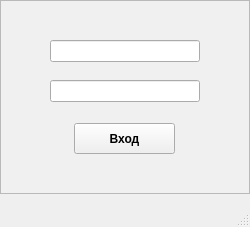
<?xml version="1.0" encoding="UTF-8"?>
<ui version="4.0">
 <class>MainWindow</class>
 <widget class="QMainWindow" name="MainWindow">
  <property name="geometry">
   <rect>
    <x>0</x>
    <y>0</y>
    <width>250</width>
    <height>227</height>
   </rect>
  </property>
  <property name="windowTitle">
   <string>MainWindow</string>
  </property>
  <widget class="QWidget" name="centralwidget">
   <widget class="QFrame" name="frame">
    <property name="geometry">
     <rect>
      <x>0</x>
      <y>0</y>
      <width>250</width>
      <height>194</height>
     </rect>
    </property>
    <property name="palette">
     <palette>
      <active>
       <colorrole role="WindowText">
        <brush brushstyle="SolidPattern">
         <color alpha="255">
          <red>0</red>
          <green>0</green>
          <blue>0</blue>
         </color>
        </brush>
       </colorrole>
       <colorrole role="Button">
        <brush brushstyle="SolidPattern">
         <color alpha="255">
          <red>255</red>
          <green>255</green>
          <blue>255</blue>
         </color>
        </brush>
       </colorrole>
       <colorrole role="Light">
        <brush brushstyle="SolidPattern">
         <color alpha="255">
          <red>255</red>
          <green>255</green>
          <blue>255</blue>
         </color>
        </brush>
       </colorrole>
       <colorrole role="Midlight">
        <brush brushstyle="SolidPattern">
         <color alpha="255">
          <red>255</red>
          <green>255</green>
          <blue>255</blue>
         </color>
        </brush>
       </colorrole>
       <colorrole role="Dark">
        <brush brushstyle="SolidPattern">
         <color alpha="255">
          <red>127</red>
          <green>127</green>
          <blue>127</blue>
         </color>
        </brush>
       </colorrole>
       <colorrole role="Mid">
        <brush brushstyle="SolidPattern">
         <color alpha="255">
          <red>170</red>
          <green>170</green>
          <blue>170</blue>
         </color>
        </brush>
       </colorrole>
       <colorrole role="Text">
        <brush brushstyle="SolidPattern">
         <color alpha="255">
          <red>0</red>
          <green>0</green>
          <blue>0</blue>
         </color>
        </brush>
       </colorrole>
       <colorrole role="BrightText">
        <brush brushstyle="SolidPattern">
         <color alpha="255">
          <red>255</red>
          <green>255</green>
          <blue>255</blue>
         </color>
        </brush>
       </colorrole>
       <colorrole role="ButtonText">
        <brush brushstyle="SolidPattern">
         <color alpha="255">
          <red>0</red>
          <green>0</green>
          <blue>0</blue>
         </color>
        </brush>
       </colorrole>
       <colorrole role="Base">
        <brush brushstyle="SolidPattern">
         <color alpha="255">
          <red>255</red>
          <green>255</green>
          <blue>255</blue>
         </color>
        </brush>
       </colorrole>
       <colorrole role="Window">
        <brush brushstyle="SolidPattern">
         <color alpha="255">
          <red>255</red>
          <green>255</green>
          <blue>255</blue>
         </color>
        </brush>
       </colorrole>
       <colorrole role="Shadow">
        <brush brushstyle="SolidPattern">
         <color alpha="255">
          <red>0</red>
          <green>0</green>
          <blue>0</blue>
         </color>
        </brush>
       </colorrole>
       <colorrole role="AlternateBase">
        <brush brushstyle="SolidPattern">
         <color alpha="255">
          <red>255</red>
          <green>255</green>
          <blue>255</blue>
         </color>
        </brush>
       </colorrole>
       <colorrole role="ToolTipBase">
        <brush brushstyle="SolidPattern">
         <color alpha="255">
          <red>255</red>
          <green>255</green>
          <blue>220</blue>
         </color>
        </brush>
       </colorrole>
       <colorrole role="ToolTipText">
        <brush brushstyle="SolidPattern">
         <color alpha="255">
          <red>0</red>
          <green>0</green>
          <blue>0</blue>
         </color>
        </brush>
       </colorrole>
       <colorrole role="PlaceholderText">
        <brush brushstyle="NoBrush">
         <color alpha="128">
          <red>0</red>
          <green>0</green>
          <blue>0</blue>
         </color>
        </brush>
       </colorrole>
      </active>
      <inactive>
       <colorrole role="WindowText">
        <brush brushstyle="SolidPattern">
         <color alpha="255">
          <red>0</red>
          <green>0</green>
          <blue>0</blue>
         </color>
        </brush>
       </colorrole>
       <colorrole role="Button">
        <brush brushstyle="SolidPattern">
         <color alpha="255">
          <red>240</red>
          <green>240</green>
          <blue>240</blue>
         </color>
        </brush>
       </colorrole>
       <colorrole role="Light">
        <brush brushstyle="SolidPattern">
         <color alpha="255">
          <red>255</red>
          <green>255</green>
          <blue>255</blue>
         </color>
        </brush>
       </colorrole>
       <colorrole role="Midlight">
        <brush brushstyle="SolidPattern">
         <color alpha="255">
          <red>227</red>
          <green>227</green>
          <blue>227</blue>
         </color>
        </brush>
       </colorrole>
       <colorrole role="Dark">
        <brush brushstyle="SolidPattern">
         <color alpha="255">
          <red>160</red>
          <green>160</green>
          <blue>160</blue>
         </color>
        </brush>
       </colorrole>
       <colorrole role="Mid">
        <brush brushstyle="SolidPattern">
         <color alpha="255">
          <red>160</red>
          <green>160</green>
          <blue>160</blue>
         </color>
        </brush>
       </colorrole>
       <colorrole role="Text">
        <brush brushstyle="SolidPattern">
         <color alpha="255">
          <red>0</red>
          <green>0</green>
          <blue>0</blue>
         </color>
        </brush>
       </colorrole>
       <colorrole role="BrightText">
        <brush brushstyle="SolidPattern">
         <color alpha="255">
          <red>255</red>
          <green>255</green>
          <blue>255</blue>
         </color>
        </brush>
       </colorrole>
       <colorrole role="ButtonText">
        <brush brushstyle="SolidPattern">
         <color alpha="255">
          <red>0</red>
          <green>0</green>
          <blue>0</blue>
         </color>
        </brush>
       </colorrole>
       <colorrole role="Base">
        <brush brushstyle="SolidPattern">
         <color alpha="255">
          <red>255</red>
          <green>255</green>
          <blue>255</blue>
         </color>
        </brush>
       </colorrole>
       <colorrole role="Window">
        <brush brushstyle="SolidPattern">
         <color alpha="255">
          <red>240</red>
          <green>240</green>
          <blue>240</blue>
         </color>
        </brush>
       </colorrole>
       <colorrole role="Shadow">
        <brush brushstyle="SolidPattern">
         <color alpha="255">
          <red>105</red>
          <green>105</green>
          <blue>105</blue>
         </color>
        </brush>
       </colorrole>
       <colorrole role="AlternateBase">
        <brush brushstyle="SolidPattern">
         <color alpha="255">
          <red>245</red>
          <green>245</green>
          <blue>245</blue>
         </color>
        </brush>
       </colorrole>
       <colorrole role="ToolTipBase">
        <brush brushstyle="SolidPattern">
         <color alpha="255">
          <red>255</red>
          <green>255</green>
          <blue>220</blue>
         </color>
        </brush>
       </colorrole>
       <colorrole role="ToolTipText">
        <brush brushstyle="SolidPattern">
         <color alpha="255">
          <red>0</red>
          <green>0</green>
          <blue>0</blue>
         </color>
        </brush>
       </colorrole>
       <colorrole role="PlaceholderText">
        <brush brushstyle="NoBrush">
         <color alpha="128">
          <red>0</red>
          <green>0</green>
          <blue>0</blue>
         </color>
        </brush>
       </colorrole>
      </inactive>
      <disabled>
       <colorrole role="WindowText">
        <brush brushstyle="SolidPattern">
         <color alpha="255">
          <red>127</red>
          <green>127</green>
          <blue>127</blue>
         </color>
        </brush>
       </colorrole>
       <colorrole role="Button">
        <brush brushstyle="SolidPattern">
         <color alpha="255">
          <red>255</red>
          <green>255</green>
          <blue>255</blue>
         </color>
        </brush>
       </colorrole>
       <colorrole role="Light">
        <brush brushstyle="SolidPattern">
         <color alpha="255">
          <red>255</red>
          <green>255</green>
          <blue>255</blue>
         </color>
        </brush>
       </colorrole>
       <colorrole role="Midlight">
        <brush brushstyle="SolidPattern">
         <color alpha="255">
          <red>255</red>
          <green>255</green>
          <blue>255</blue>
         </color>
        </brush>
       </colorrole>
       <colorrole role="Dark">
        <brush brushstyle="SolidPattern">
         <color alpha="255">
          <red>127</red>
          <green>127</green>
          <blue>127</blue>
         </color>
        </brush>
       </colorrole>
       <colorrole role="Mid">
        <brush brushstyle="SolidPattern">
         <color alpha="255">
          <red>170</red>
          <green>170</green>
          <blue>170</blue>
         </color>
        </brush>
       </colorrole>
       <colorrole role="Text">
        <brush brushstyle="SolidPattern">
         <color alpha="255">
          <red>127</red>
          <green>127</green>
          <blue>127</blue>
         </color>
        </brush>
       </colorrole>
       <colorrole role="BrightText">
        <brush brushstyle="SolidPattern">
         <color alpha="255">
          <red>255</red>
          <green>255</green>
          <blue>255</blue>
         </color>
        </brush>
       </colorrole>
       <colorrole role="ButtonText">
        <brush brushstyle="SolidPattern">
         <color alpha="255">
          <red>127</red>
          <green>127</green>
          <blue>127</blue>
         </color>
        </brush>
       </colorrole>
       <colorrole role="Base">
        <brush brushstyle="SolidPattern">
         <color alpha="255">
          <red>255</red>
          <green>255</green>
          <blue>255</blue>
         </color>
        </brush>
       </colorrole>
       <colorrole role="Window">
        <brush brushstyle="SolidPattern">
         <color alpha="255">
          <red>255</red>
          <green>255</green>
          <blue>255</blue>
         </color>
        </brush>
       </colorrole>
       <colorrole role="Shadow">
        <brush brushstyle="SolidPattern">
         <color alpha="255">
          <red>0</red>
          <green>0</green>
          <blue>0</blue>
         </color>
        </brush>
       </colorrole>
       <colorrole role="AlternateBase">
        <brush brushstyle="SolidPattern">
         <color alpha="255">
          <red>245</red>
          <green>245</green>
          <blue>245</blue>
         </color>
        </brush>
       </colorrole>
       <colorrole role="ToolTipBase">
        <brush brushstyle="SolidPattern">
         <color alpha="255">
          <red>255</red>
          <green>255</green>
          <blue>220</blue>
         </color>
        </brush>
       </colorrole>
       <colorrole role="ToolTipText">
        <brush brushstyle="SolidPattern">
         <color alpha="255">
          <red>0</red>
          <green>0</green>
          <blue>0</blue>
         </color>
        </brush>
       </colorrole>
       <colorrole role="PlaceholderText">
        <brush brushstyle="NoBrush">
         <color alpha="128">
          <red>0</red>
          <green>0</green>
          <blue>0</blue>
         </color>
        </brush>
       </colorrole>
      </disabled>
     </palette>
    </property>
    <property name="font">
     <font>
      <family>Segoe UI</family>
      <pointsize>9</pointsize>
      <weight>87</weight>
      <italic>false</italic>
      <bold>true</bold>
      <strikeout>false</strikeout>
      <kerning>true</kerning>
     </font>
    </property>
    <property name="autoFillBackground">
     <bool>true</bool>
    </property>
    <property name="styleSheet">
     <string notr="true">font: 700 9pt &quot;Segoe UI&quot;;</string>
    </property>
    <property name="frameShape">
     <enum>QFrame::StyledPanel</enum>
    </property>
    <property name="frameShadow">
     <enum>QFrame::Raised</enum>
    </property>
    <widget class="QLineEdit" name="lineEdit">
     <property name="geometry">
      <rect>
       <x>50</x>
       <y>40</y>
       <width>150</width>
       <height>22</height>
      </rect>
     </property>
     <property name="font">
      <font>
       <family>Segoe UI</family>
       <pointsize>9</pointsize>
       <weight>87</weight>
       <italic>false</italic>
       <bold>true</bold>
      </font>
     </property>
     <property name="text">
      <string/>
     </property>
    </widget>
    <widget class="QLineEdit" name="lineEdit_2">
     <property name="geometry">
      <rect>
       <x>50</x>
       <y>80</y>
       <width>150</width>
       <height>22</height>
      </rect>
     </property>
     <property name="font">
      <font>
       <family>Segoe UI</family>
       <pointsize>9</pointsize>
       <weight>87</weight>
       <italic>false</italic>
       <bold>true</bold>
      </font>
     </property>
     <property name="text">
      <string/>
     </property>
     <property name="echoMode">
      <enum>QLineEdit::Password</enum>
     </property>
    </widget>
    <widget class="QPushButton" name="pushButton_Login">
     <property name="geometry">
      <rect>
       <x>74</x>
       <y>123</y>
       <width>101</width>
       <height>31</height>
      </rect>
     </property>
     <property name="toolTipDuration">
      <number>3</number>
     </property>
     <property name="text">
      <string>Вход</string>
     </property>
     <property name="autoRepeatDelay">
      <number>200</number>
     </property>
     <property name="autoRepeatInterval">
      <number>200</number>
     </property>
     <property name="flat">
      <bool>false</bool>
     </property>
    </widget>
   </widget>
  </widget>
  <widget class="QMenuBar" name="menubar">
   <property name="geometry">
    <rect>
     <x>0</x>
     <y>0</y>
     <width>250</width>
     <height>21</height>
    </rect>
   </property>
  </widget>
  <widget class="QStatusBar" name="statusbar"/>
 </widget>
 <resources/>
 <connections/>
</ui>
